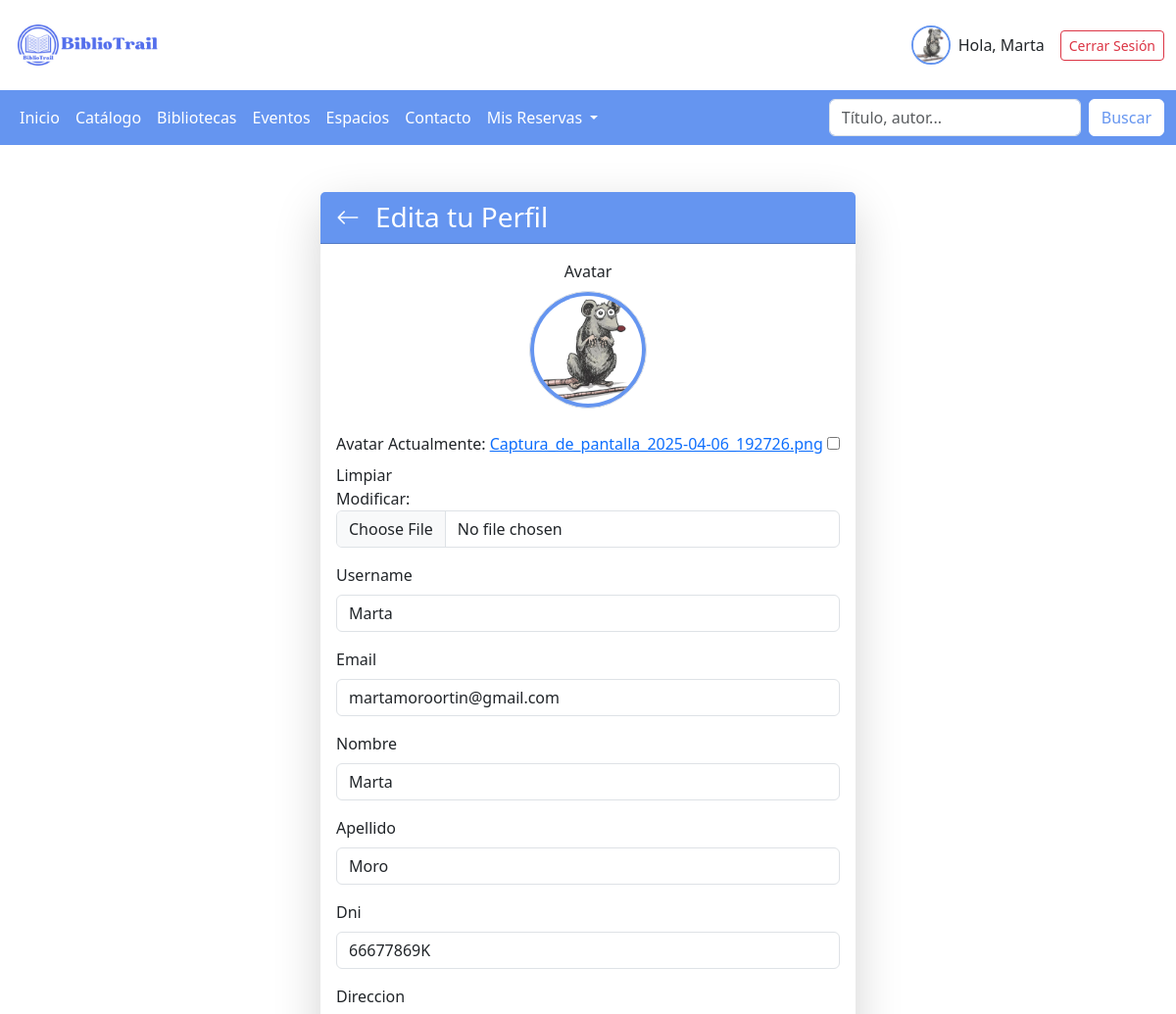
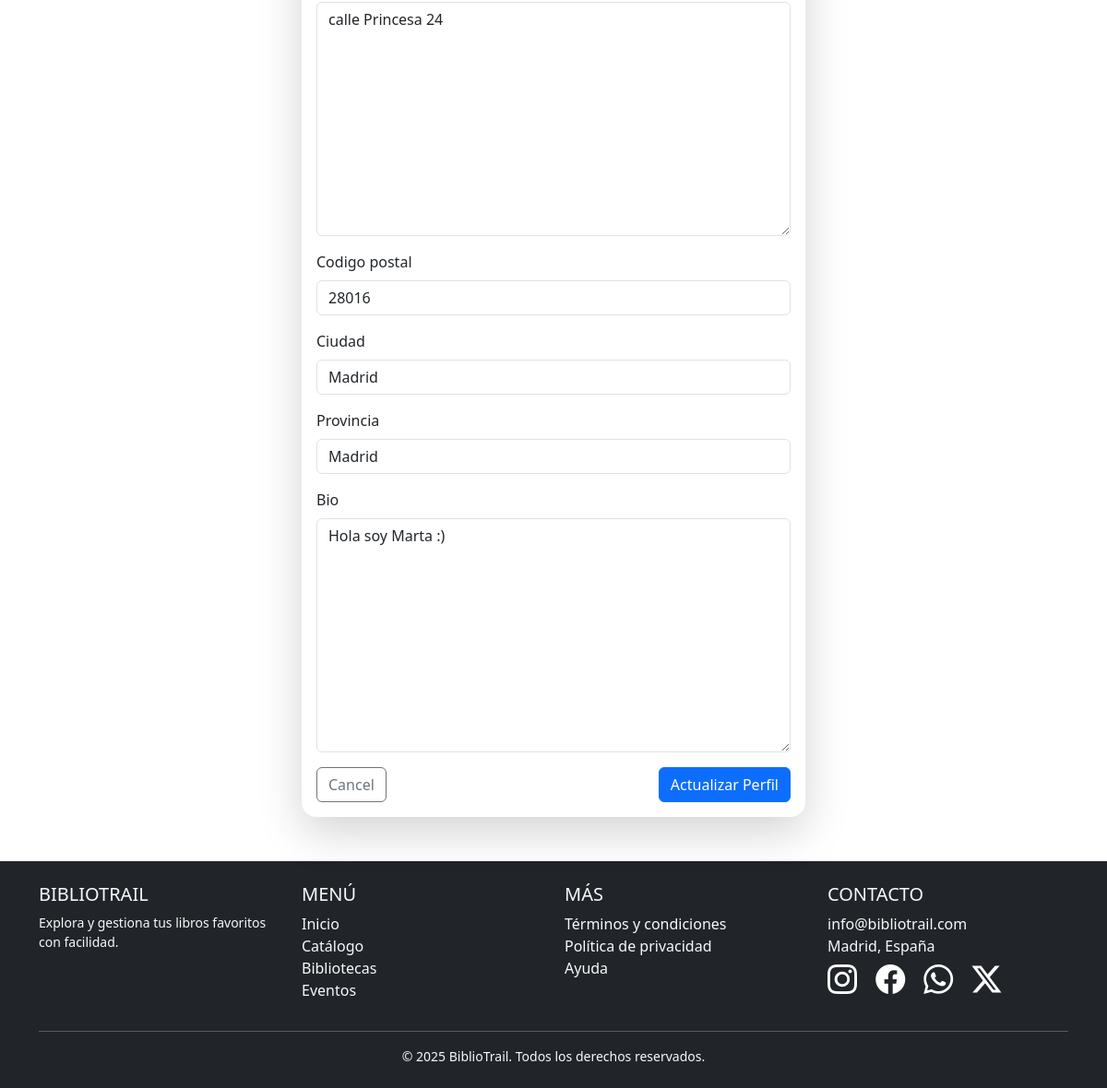
Screenshot of /autenticacion/editar_perfil/ (signed in) with the database file from the repository (2 pictures, top to bottom).
### autenticacion/models.py (models this page shows, shortened)
class PerfilUsuario(models.Model):
    user = models.OneToOneField(User, on_delete=models.CASCADE, related_name="perfil")
    nombre = models.CharField(max_length=200, blank=True, null=True)
    apellido = models.CharField(max_length=200, blank=True, null=True)
    email = models.EmailField(max_length=500, blank=True, null=True)
    username = models.CharField(max_length=200, blank=True, null=True)
    dni = models.CharField(max_length=9, unique=True, blank=True, null=True, help_text="Ingrese su DNI")
    sexo = models.CharField(max_length=6, choices=[('M', 'Hombre'), ('F', 'Mujer')], blank=True, null=True)
    direccion = models.TextField(max_length=250, blank=True, null=True, help_text="Ingrese la dirección de su domicilio")
    codigo_postal = models.CharField(max_length=5, blank=True, null=True)
    ciudad = models.CharField(max_length=40, blank=True, null=True)
    provincia = models.CharField(max_length=40, blank=True, null=True)
    avatar = models.ImageField(null=True,blank=True , default="avatar.svg")
    bio = models.TextField(null=True)
    created = models.DateTimeField(auto_now_add=True)
    class Meta:
        ordering = ['created']
        verbose_name = "Perfil de usuario"
        verbose_name_plural = "Perfiles de usuarios"

### autenticacion/views.py (the view, shortened to what this page needs)
# urls.py: path('editar_perfil/', editarPerfil,name="editar_perfil"),
def editarPerfil(request):
    perfil = request.user.perfil  # Obtener el perfil del usuario
    form = PerfilForm(request.POST or None, request.FILES or None, instance=perfil)  # Manejo de archivos
    return render(request, "perfil/editar_perfil.html", {'form': form, 'perfil': perfil})

### autenticacion/forms.py
class PerfilForm(forms.ModelForm):
    class Meta:
        model = PerfilUsuario
        fields = ['avatar','username', 'email', 'nombre', 'apellido', 'dni', 'direccion', 'codigo_postal','ciudad','provincia','bio']
    def __init__(self, *args, **kwargs):
        super(PerfilForm, self).__init__(*args, **kwargs)
        for field in self.fields.values():
            field.widget.attrs['class'] = 'form-control'

### autenticacion/templates/perfil/editar_perfil.html (shortened to what this page needs)
{% extends "BibliotrailApp/base.html" %}
{% load static %}
{% block content %}
<main class="container my-5">
    <div class="row justify-content-center">
        <div class="col-md-8 col-lg-6">
            <div class="card shadow-lg border-0 rounded-4">
                <div class="card-header text-white d-flex align-items-center" style="background-color: #6595f0;">
                    <a href="{% url 'perfil' %}" class="text-white me-3">
                        <i class="bi bi-arrow-left fs-4"></i>
                    </a>
                    <h3 class="mb-0">Edita tu Perfil</h3>
                </div>
                <div class="card-body">
                    <form action="#" method="POST" enctype="multipart/form-data">
                        <div class="mb-3 text-center">
                            <label for="profile_pic" class="form-label d-block">Avatar</label>
                            <img src="{{ perfil.avatar.url }}"
                                 alt="Avatar" class="rounded-circle img-thumbnail mb-2 border"
                                 style="width: 120px; height: 120px; object-fit: cover; background-color: #6595f0;">
                        </div>
                        {% for field in form %}
                            <div class="mb-3">
                                <label for="{{ field.id_for_label }}" class="form-label">{{ field.label }}</label>
                                {{ field }}
                            </div>
                        {% endfor %}
                        <div class="d-flex justify-content-between">
                            <a href="{% url 'Inicio' %}" class="btn btn-outline-secondary">Cancel</a>
                            <button type="submit" class="btn btn-primary">Actualizar Perfil</button>
                        </div>
                    </form>
                </div>
            </div>
        </div>
    </div>
</main>
{% endblock %}

### BibliotrailApp/templates/BibliotrailApp/base.html (shortened to what this page needs)
<!DOCTYPE html>
<html lang="en">
<head>
    {% load static %}
    <link href="https://cdn.jsdelivr.net/npm/bootstrap@5.3.3/dist/css/bootstrap.min.css" rel="stylesheet">
    <link rel="stylesheet" href="https://cdn.jsdelivr.net/npm/bootstrap-icons@1.11.3/font/bootstrap-icons.min.css">
    <link href="{% static 'BibliotrailApp/css/style.css' %}" rel="stylesheet">
</head>
<body>
    <header class="container-fluid py-3">
        <div class="row align-items-center">
            <div class="col-6 col-md-3">
                <img src="{% static 'BibliotrailApp/images/BiblioTrail.png' %}" alt="Logo BiblioTrail" class="img-fluid" style="max-width: 150px;">
            </div>
            <div class="col-6 col-md-9 text-end">
                <div class="d-flex flex-column flex-sm-row align-items-center justify-content-end gap-3">
                    {% if user.is_authenticated %}
                        <a href="{% url 'perfil' %}" class="d-flex align-items-center text-decoration-none text-dark">
                            <img src="{{request.user.perfil.avatar.url}}" alt="Avatar"
                                class="rounded-circle img-fluid" style="width: 40px; height: 40px; object-fit: cover; border: 2px solid #6595f0;">
                            <span class="ms-2 d-none d-sm-inline">Hola, {{ user.username }}</span>
                        </a>
                        <a href="{% url 'cerrar_sesion' %}" class="btn btn-outline-danger btn-sm">Cerrar Sesión</a>
                    {% else %}
                        <a href="{% url 'register' %}" class="btn btn-danger btn-sm">Registrarse</a>
                        <a href="{% url 'iniciar_sesion' %}" class="btn btn-outline-danger btn-sm">Iniciar Sesión</a>
                    {% endif %}
                </div>
            </div>
        </div>
    </header>
    <nav class="navbar navbar-expand-lg navbar-custom">
        <div class="container-fluid" >
            <div class="collapse navbar-collapse" id="navbarSupportedContent">
                <ul class="navbar-nav me-auto mb-2 mb-lg-0">
                    <li class="nav-item">
                        <a class="nav-link {% if request.path == '/' %} active {% endif %}" aria-current="page" href="{% url 'Inicio' %}">Inicio</a>
                    </li>
                    <li class="nav-item ">
                        <a class="nav-link {% if request.path == '/catalogo/' %} active {% endif %}" href="{% url 'Catalogo' %}">Catálogo</a>
                    </li>
                    <li class="nav-item">
                        <a class="nav-link {% if request.path == '/bibliotecas/' %} active {% endif %}" href="{% url 'Bibliotecas' %}">Bibliotecas</a>
                    </li>
                    <li class="nav-item">
                        <a class="nav-link {% if request.path == '/eventos/' %} active {% endif %}" href="{% url 'Eventos' %}">Eventos</a>
                    </li>
                    <li class="nav-item">
                        <a class="nav-link {% if request.path == '/espacios/' %} active {% endif %}" href="{% url 'calendario_espacios' %}">Espacios</a>
                    </li>
                    <li class="nav-item">
                        <a class="nav-link {% if request.path == '/contacto/' %} active {% endif %}" href="{% url 'Contacto' %}">Contacto</a>
                    </li>
                    <li class="nav-item dropdown">
                        <a class="nav-link dropdown-toggle" href="{% url 'Reservas' %}" role="button" data-bs-toggle="dropdown" aria-expanded="false">
                            Mis Reservas
                        </a>
                    </li>
                </ul>
                <form class="d-flex" role="search" action="{% url 'buscar-libros' %}" method="get">
                    <input class="form-control me-2" name="q" type="search" placeholder="Título, autor..." value="{{ request.GET.q }}" aria-label="Buscar">
                    <button class="btn custom-search-btn" type="submit">Buscar</button>
                </form>
            </div>
        </div>
    </nav>
     {% block content %}
     {% endblock %}
    <footer class="bg-dark text-light py-4 mt-5">
        <div class="container">
            <div class="row text-center text-md-start">
                <div class="col-md-3 mb-4 mb-md-0">
                    <h5 class="text-uppercase">BiblioTrail</h5>
                    <p class="small">Explora y gestiona tus libros favoritos con facilidad.</p>
                </div>
                <div class="col-md-3 mb-4 mb-md-0">
                    <h5 class="text-uppercase">Menú</h5>
                    <ul class="list-unstyled">
                        <li><a href="{% if request.path == '/' %} # {% else %} {% url 'Inicio' %} {% endif %}" class="text-light text-decoration-none">Inicio</a></li>
                        <li><a href="{% url 'Catalogo' %}" class="text-light text-decoration-none">Catálogo</a></li>
                        <li><a href="{% url 'Bibliotecas' %}" class="text-light text-decoration-none">Bibliotecas</a></li>
                        <li><a href="{% url 'Eventos' %}" class="text-light text-decoration-none">Eventos</a></li>
                    </ul>
                </div>
                <div class="col-md-3 mb-4 mb-md-0">
                    <h5 class="text-uppercase">Más</h5>
                    <ul class="list-unstyled">
                        <li><a href="#" class="text-light text-decoration-none">Términos y condiciones</a></li>
                        <li><a href="#" class="text-light text-decoration-none">Política de privacidad</a></li>
                        <li><a href="#" class="text-light text-decoration-none">Ayuda</a></li>
                    </ul>
                </div>
                <div class="col-md-3">
                    <h5 class="text-uppercase">Contacto</h5>
                    <ul class="list-unstyled">
                        <li> info@bibliotrail.com</li>
                        <li> Madrid, España</li>
                        <a href="#" class="text-decoration-none text-white"><i class="bi bi-instagram fs-2 me-3"></i></a>
                        <a href="#" class="text-decoration-none text-white"><i class="bi bi-facebook fs-2 me-3"></i></a>
                        <a href="#" class="text-decoration-none text-white"><i class="bi bi-whatsapp fs-2 me-3"></i></a>
                        <a href="#" class="text-decoration-none text-white"><i class="bi bi-twitter-x fs-2 me-3"></i></a>
                    </ul>
                </div>
            </div>
            <hr class="bg-light">
            <div class="text-center">
                <p class="small mb-0">&copy; 2025 BiblioTrail. Todos los derechos reservados.</p>
            </div>
        </div>
    </footer>
</body>
</html>

### BibliotrailApp/static/BibliotrailApp/css/style.css (style rules this page uses)
.navbar-custom { background-color: #6595f0 !important; }
.navbar-custom .navbar-nav .nav-link { color: white !important; }
.custom-search-btn { color: #6595f0; background-color: white; border-color: white; }

### rows the page displays
PerfilUsuario: avatar (picture), form "Marta" "martamoroortin@gmail.com" "Marta" "Moro" "66677869K" "calle Princesa 24" "28016" "Madrid" "Madrid" "Hola soy Marta :)"

### other values shown
{{ user.username }} "Marta"
{{ field.label }} "Avatar" "Username" "Email" "Nombre" "Apellido" "Dni" "Direccion" "Codigo postal" "Ciudad" "Provincia" "Bio"
